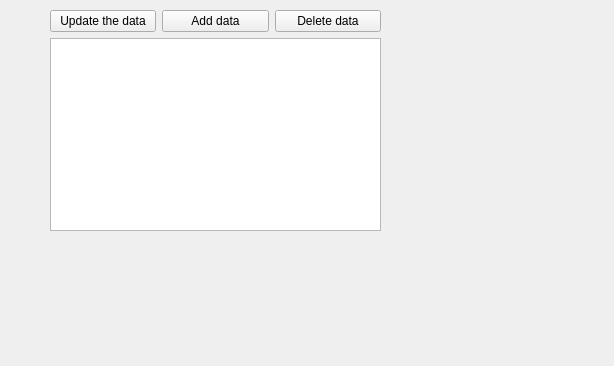
<?xml version="1.0" encoding="UTF-8"?>
<ui version="4.0">
 <class>Form</class>
 <widget class="QWidget" name="Form">
  <property name="geometry">
   <rect>
    <x>0</x>
    <y>0</y>
    <width>614</width>
    <height>366</height>
   </rect>
  </property>
  <property name="windowTitle">
   <string>Form</string>
  </property>
  <widget class="QWidget" name="gridLayoutWidget">
   <property name="geometry">
    <rect>
     <x>50</x>
     <y>10</y>
     <width>331</width>
     <height>221</height>
    </rect>
   </property>
   <layout class="QGridLayout" name="gridLayout">
    <item row="0" column="0">
     <widget class="QPushButton" name="pushButton_update">
      <property name="text">
       <string>Update the data</string>
      </property>
     </widget>
    </item>
    <item row="0" column="1">
     <widget class="QPushButton" name="pushButton_add">
      <property name="text">
       <string>Add data</string>
      </property>
     </widget>
    </item>
    <item row="0" column="2">
     <widget class="QPushButton" name="pushButton_delet">
      <property name="text">
       <string>Delete data</string>
      </property>
     </widget>
    </item>
    <item row="3" column="0" colspan="3">
     <widget class="QTableView" name="tableView"/>
    </item>
   </layout>
  </widget>
 </widget>
 <resources/>
 <connections/>
</ui>
